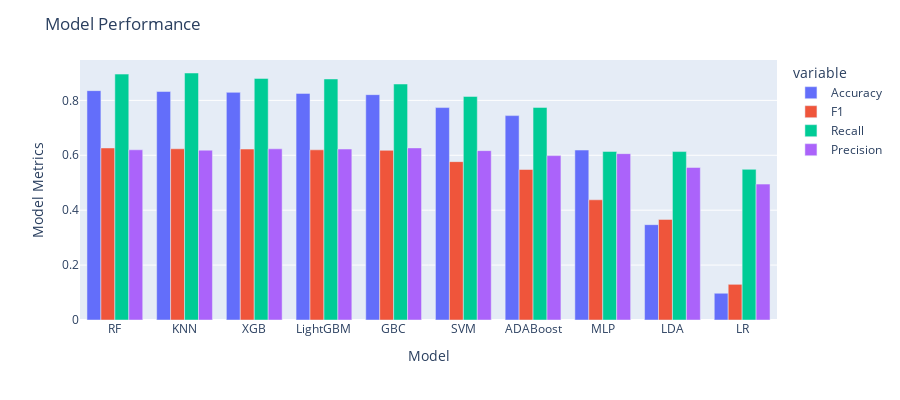

The notebook cell saved with this chart:
### Code cell
import plotly.express as px
df = px.data.tips()
fig = px.bar(result_df, x="Model", y=['Accuracy','F1','Recall','Precision'], barmode='group',
             height=400)

fig.update_yaxes(title_text="Model Metrics")
fig.update_layout(
    title_text="Model Performance"
)
fig.show()

### Figure 1 — Plotly figure (JSON) as saved in the notebook; plotly's stock layout.template omitted (floating-point values rounded to 4 significant figures)
{"data": [{"alignmentgroup": "True", "hovertemplate": "variable=Accuracy<br>Model=%{x}<br>value=%{y}<extra></extra>", "legendgroup": "Accuracy", "marker": {"color": "#636efa"}, "name": "Accuracy", "offsetgroup": "Accuracy", "orientation": "v", "showlegend": true, "textposition": "auto", "type": "bar", "x": ["RF", "KNN", "XGB", "LightGBM", "GBC", "SVM", "ADABoost", "MLP", "LDA", "LR"], "xaxis": "x", "y": [0.8354, 0.8322, 0.8291, 0.8254, 0.8208, 0.7737, 0.7445, 0.619, 0.3473, 0.09742], "yaxis": "y"}, {"alignmentgroup": "True", "hovertemplate": "variable=F1<br>Model=%{x}<br>value=%{y}<extra></extra>", "legendgroup": "F1", "marker": {"color": "#EF553B"}, "name": "F1", "offsetgroup": "F1", "orientation": "v", "showlegend": true, "textposition": "auto", "type": "bar", "x": ["RF", "KNN", "XGB", "LightGBM", "GBC", "SVM", "ADABoost", "MLP", "LDA", "LR"], "xaxis": "x", "y": [0.6266, 0.6237, 0.6227, 0.6198, 0.618, 0.5768, 0.5482, 0.4378, 0.3663, 0.1299], "yaxis": "y"}, {"alignmentgroup": "True", "hovertemplate": "variable=Recall<br>Model=%{x}<br>value=%{y}<extra></extra>", "legendgroup": "Recall", "marker": {"color": "#00cc96"}, "name": "Recall", "offsetgroup": "Recall", "orientation": "v", "showlegend": true, "textposition": "auto", "type": "bar", "x": ["RF", "KNN", "XGB", "LightGBM", "GBC", "SVM", "ADABoost", "MLP", "LDA", "LR"], "xaxis": "x", "y": [0.8956, 0.8997, 0.8799, 0.8779, 0.8596, 0.8143, 0.7743, 0.6139, 0.6135, 0.5488], "yaxis": "y"}, {"alignmentgroup": "True", "hovertemplate": "variable=Precision<br>Model=%{x}<br>value=%{y}<extra></extra>", "legendgroup": "Precision", "marker": {"color": "#ab63fa"}, "name": "Precision", "offsetgroup": "Precision", "orientation": "v", "showlegend": true, "textposition": "auto", "type": "bar", "x": ["RF", "KNN", "XGB", "LightGBM", "GBC", "SVM", "ADABoost", "MLP", "LDA", "LR"], "xaxis": "x", "y": [0.6199, 0.6186, 0.6235, 0.6226, 0.6268, 0.6169, 0.5987, 0.606, 0.5556, 0.495], "yaxis": "y"}], "layout": {"barmode": "group", "height": 400, "legend": {"title": {"text": "variable"}, "tracegroupgap": 0}, "margin": {"t": 60}, "title": {"text": "Model Performance"}, "xaxis": {"anchor": "y", "domain": [0, 1], "title": {"text": "Model"}}, "yaxis": {"anchor": "x", "domain": [0, 1], "title": {"text": "Model Metrics"}}}}
